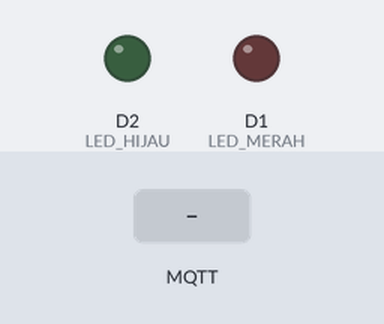
Bench run of a program on a simulated ESP8266 (Wemos D1 mini). On the bench: output pins drawn as LEDs (lit = HIGH). The test bench sets the inputs (shaded band). WiFi joins after 1.5 s; servers stay silent unless stated; no MQTT or app messages arrive unless stated; what the program prints to the serial monitor is not drawn.

Above: at 2.7 s.
2.8 s: MQTT message "ON Hijau" arrives on the first subscribed topic
At 4.0 s:
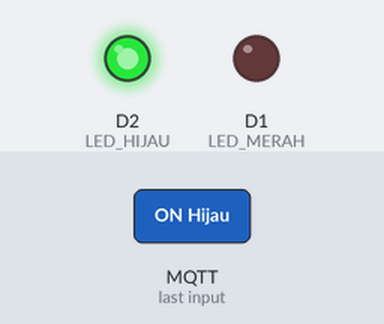
4.3 s: MQTT message "ON Merah" arrives on the first subscribed topic
At 5.3 s:
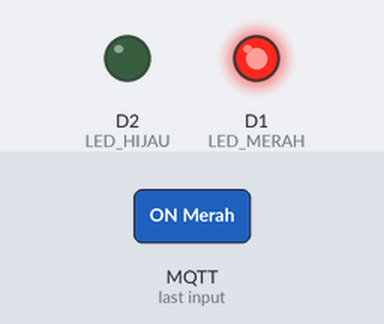
5.8 s: MQTT message "OFF ALL" arrives on the first subscribed topic
At 6.4 s:
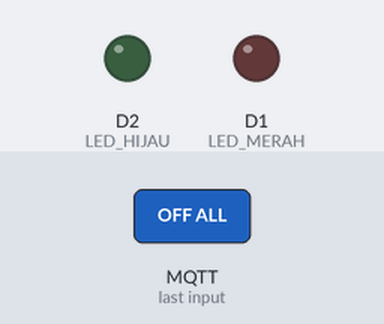
Timing chart, 0 to 8.8 s (numbered marks = the images above; inputs shaded):
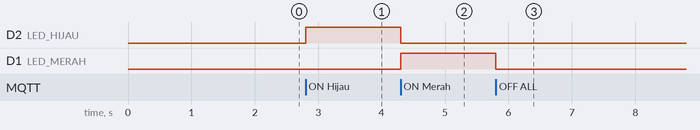

Measured:
- after the input at 2.8 s, D2 (LED_HIJAU): LOW → HIGH at once
- after the input at 4.3 s, D2 (LED_HIJAU): HIGH → LOW at once; D1 (LED_MERAH): LOW → HIGH at once
- after the input at 5.8 s, D1 (LED_MERAH): HIGH → LOW at once

The program:

main.cpp
```cpp
#include <Arduino.h>
#include <ESP8266WiFi.h>
#include <PubSubClient.h>

// Pin LED
#define LED_HIJAU D2
#define LED_MERAH D1

// WIFI CONFIG
const char *ssid = "ssid wifi sendiri";
const char *password = "password wifi sendiri";

// MQTT CONFIG
const char *mqtt_server = "server mqtt";
const int mqtt_port = 0000; // port mqtt
const char *mqtt_user = "username mqtt";
const char *mqtt_pass = "password mqtt";

const char *TOPIC_CONTROL = "esp8266/led";
const char *TOPIC_STATUS = "esp8266/status";
const char *TOPIC_STATE = "esp8266/state";

WiFiClient espClient;
PubSubClient client(espClient);

String clientId;

void mqttCallback(char *topic, byte *payload, unsigned int length);

void setupWiFi()
{
  WiFi.begin(ssid, password);
  Serial.print("Connecting WiFi");
  while (WiFi.status() != WL_CONNECTED)
  {
    delay(500);
    Serial.print(".");
  }
  Serial.print("\nWiFi connected");
}

void setup()
{
  Serial.begin(115200);

  pinMode(LED_HIJAU, OUTPUT);
  pinMode(LED_MERAH, OUTPUT);

  // Matikan semua LED saat awal
  digitalWrite(LED_HIJAU, LOW);
  digitalWrite(LED_MERAH, LOW);

  setupWiFi();

  clientId = "D1Mini-" + String(ESP.getChipId());

  client.setServer(mqtt_server, mqtt_port);
  client.setCallback(mqttCallback);
}

void mqttCallback(char *topic, byte *payload, unsigned int length)
{
  String message;

  for (unsigned int i = 0; i < length; i++)
  {
    message += (char)payload[i];
  }

  message.trim();

  Serial.println("MQTT x [" + String(topic) + "] => " + message);

  // Led Controll

  if (message == "ON Hijau")
  {
    digitalWrite(LED_HIJAU, HIGH);
    digitalWrite(LED_MERAH, LOW);
    client.publish(TOPIC_STATE, "HIJAU_ON", true);
  }
  else if (message == "ON Merah")
  {
    digitalWrite(LED_MERAH, HIGH);
    digitalWrite(LED_HIJAU, LOW);
    client.publish(TOPIC_STATE, "MERAH_ON", true);
  }
  else if (message == "OFF ALL")
  {
    digitalWrite(LED_HIJAU, LOW);
    digitalWrite(LED_MERAH, LOW);
    client.publish(TOPIC_STATE, "ALL_OFF", true);
  }
}

void reconnectMQTT()
{
  while (!client.connected())
  {
    Serial.print("Connecting MQTT... ");

    if (client.connect(
            clientId.c_str(),
            mqtt_user,
            mqtt_pass,
            "esp8266/status",
            1,
            true,
            "OFFLINE"))
    {
      Serial.println("CONNECTED");

      client.subscribe(TOPIC_CONTROL);

      // STATUS ONLINE (RETAIN)
      client.publish("esp8266/status", "ONLINE", true);
      client.publish(TOPIC_STATE, "ALL_OFF", true);
    }
    else
    {
      Serial.print("FAILED rc=");
      Serial.println(client.state());
      delay(3000);
    }
  }
}

void loop()
{
  if (WiFi.status() != WL_CONNECTED)
  {
    setupWiFi();
  }

  if (!client.connected())
  {
    reconnectMQTT();
  }

  client.loop();
}
```
